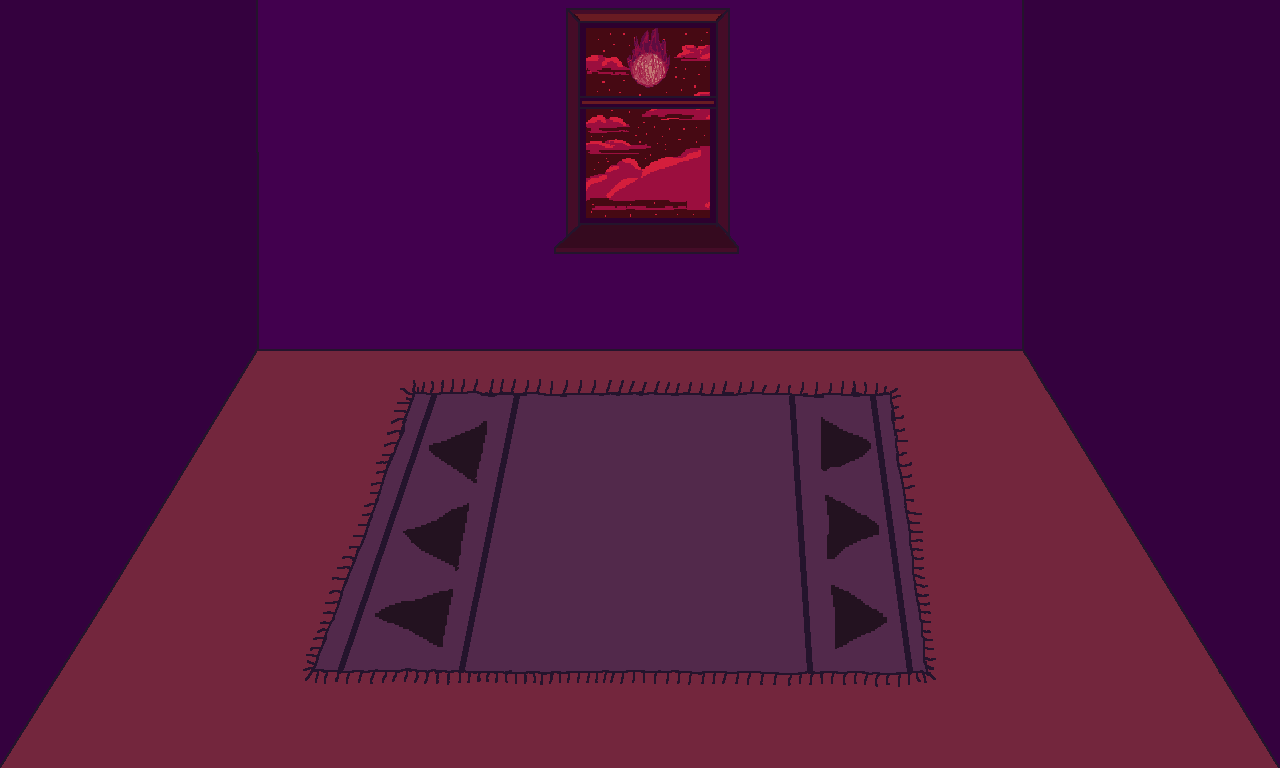

A level layout from a 2D game, rendered from its tile map. Below: a short description, then the map file with its tile-grid data intact:
An orthogonal 20x12 tile map with 64x64 px tiles, 1 tile layer (background) and 2 objects (player, enemy).

<map version="1.8" tiledversion="1.8.5" orientation="orthogonal" renderorder="right-down" width="20" height="12" tilewidth="64" tileheight="64" infinite="0" nextlayerid="3" nextobjectid="3">
 <editorsettings>
  <export target="rosas.json" format="json" />
 </editorsettings>
 <tileset firstgid="1" name="rosas-map" tilewidth="64" tileheight="64" tilecount="240" columns="20">
  <image source="../rosas/rosas-map.png" width="1280" height="768" />
  <tile id="220">
   <properties>
    <property name="collides" type="bool" value="true" />
   </properties>
  </tile>
  <tile id="221">
   <properties>
    <property name="collides" type="bool" value="true" />
   </properties>
  </tile>
  <tile id="222">
   <properties>
    <property name="collides" type="bool" value="true" />
   </properties>
  </tile>
  <tile id="223">
   <properties>
    <property name="collides" type="bool" value="true" />
   </properties>
  </tile>
  <tile id="224">
   <properties>
    <property name="collides" type="bool" value="true" />
   </properties>
  </tile>
  <tile id="225">
   <properties>
    <property name="collides" type="bool" value="true" />
   </properties>
  </tile>
  <tile id="226">
   <properties>
    <property name="collides" type="bool" value="true" />
   </properties>
  </tile>
  <tile id="227">
   <properties>
    <property name="collides" type="bool" value="true" />
   </properties>
  </tile>
  <tile id="228">
   <properties>
    <property name="collides" type="bool" value="true" />
   </properties>
  </tile>
  <tile id="229">
   <properties>
    <property name="collides" type="bool" value="true" />
   </properties>
  </tile>
  <tile id="230">
   <properties>
    <property name="collides" type="bool" value="true" />
   </properties>
  </tile>
  <tile id="231">
   <properties>
    <property name="collides" type="bool" value="true" />
   </properties>
  </tile>
  <tile id="232">
   <properties>
    <property name="collides" type="bool" value="true" />
   </properties>
  </tile>
  <tile id="233">
   <properties>
    <property name="collides" type="bool" value="true" />
   </properties>
  </tile>
  <tile id="234">
   <properties>
    <property name="collides" type="bool" value="true" />
   </properties>
  </tile>
  <tile id="235">
   <properties>
    <property name="collides" type="bool" value="true" />
   </properties>
  </tile>
  <tile id="236">
   <properties>
    <property name="collides" type="bool" value="true" />
   </properties>
  </tile>
  <tile id="237">
   <properties>
    <property name="collides" type="bool" value="true" />
   </properties>
  </tile>
  <tile id="238">
   <properties>
    <property name="collides" type="bool" value="true" />
   </properties>
  </tile>
  <tile id="239">
   <properties>
    <property name="collides" type="bool" value="true" />
   </properties>
  </tile>
 </tileset>
 <layer id="1" name="background" width="20" height="12">
  <data encoding="csv">
1,2,3,4,5,6,7,8,9,10,11,12,13,14,15,16,17,18,19,20,
21,22,23,24,25,26,27,28,29,30,31,32,33,34,35,36,37,38,39,40,
41,42,43,44,45,46,47,48,49,50,51,52,53,54,55,56,57,58,59,60,
61,62,63,64,65,66,67,68,69,70,71,72,73,74,75,76,77,78,79,80,
81,82,83,84,85,86,87,88,89,90,91,92,93,94,95,96,97,98,99,100,
101,102,103,104,105,106,107,108,109,110,111,112,113,114,115,116,117,118,119,120,
121,122,123,124,125,126,127,128,129,130,131,132,133,134,135,136,137,138,139,140,
141,142,143,144,145,146,147,148,149,150,151,152,153,154,155,156,157,158,159,160,
161,162,163,164,165,166,167,168,169,170,171,172,173,174,175,176,177,178,179,180,
181,182,183,184,185,186,187,188,189,190,191,192,193,194,195,196,197,198,199,200,
201,202,203,204,205,206,207,208,209,210,211,212,213,214,215,216,217,218,219,220,
221,222,223,224,225,226,227,228,229,230,231,232,233,234,235,236,237,238,239,240
</data>
 </layer>
 <objectgroup id="2" name="objects">
  <object id="1" name="player" x="642" y="632">
   <point />
  </object>
  <object id="2" name="enemy" x="94" y="116">
   <point />
  </object>
 </objectgroup>
</map>
